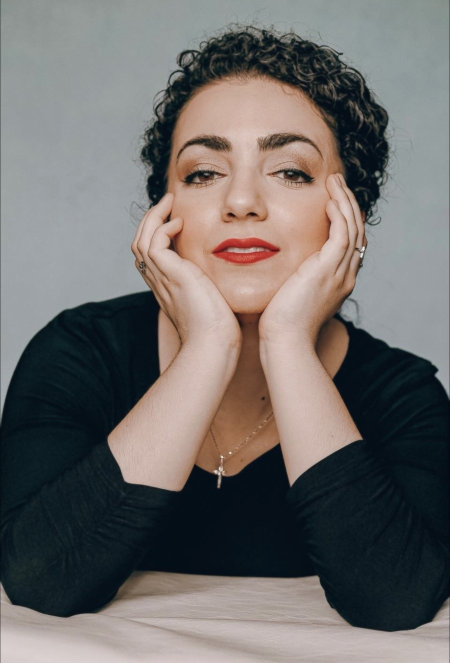
#> input picture assets/img/about.jpg, 900 x 1326 px (shown at 1/2 size)
$ python endorser_portraits.py ../assets/img/about.jpg ../assets/img/conducting.jpg
#> lines starting #> are read from the running program, lines starting #| are printed output that depends on the picture
#!/usr/bin/env python3
"""
Endorser portrait pipeline for Christa's site.

Takes a raw photo, face-detects, crops to a consistent 4:5 head-and-shoulders
frame, and applies the shared gilt-toned monochrome curve so every endorser
portrait reads as one set regardless of source lighting/background.

Usage:
    python tools/endorser_portraits.py <input.jpg> assets/img/endorser-<slug>.jpg

Deps: pip install pillow opencv-python-headless numpy
Output: 400x500 JPEG, quality 85. Display target is ~60px wide in a gilt frame.
Backgrounds differ wildly across sources; the tone curve is what unifies them,
so run EVERY new endorser photo through this before adding it to the site.
"""
import sys, cv2, numpy as np
from PIL import Image, ImageOps

# gilt tritone: shadow -> gilt-deep -> gilt -> parchment  (matches site palette)
STOPS = [(0.0, (21, 16, 12)), (0.28, (74, 54, 26)), (0.55, (154, 120, 54)),
         (0.78, (200, 168, 102)), (1.0, (239, 228, 203))]


def build_lut():
    lut = np.zeros((256, 3), np.uint8)
    for i in range(256):
        t = i / 255
        for j in range(len(STOPS) - 1):
            a, ca = STOPS[j]; b, cb = STOPS[j + 1]
            if a <= t <= b:
                f = (t - a) / (b - a)
                lut[i] = [round(ca[k] + (cb[k] - ca[k]) * f) for k in range(3)]
                break
    return lut


def crop_45(im, box):
    W, H = im.size
    fx, fy, fw, fh = box
    cx, cy = fx + fw / 2, fy + fh / 2
    cw = 2.45 * fw
    ch = cw * 1.25
    if cw > W: cw = W; ch = cw * 1.25
    if ch > H: ch = H; cw = ch * 0.8
    left = max(0, min(cx - cw / 2, W - cw))
    top = max(0, min(cy - 0.95 * fh, H - ch))
    return im.crop((round(left), round(top), round(left + cw), round(top + ch)))


def detect_face(path):
    img = cv2.imread(path)
    g = cv2.cvtColor(img, cv2.COLOR_BGR2GRAY)
    cc = cv2.CascadeClassifier(cv2.data.haarcascades + "haarcascade_frontalface_default.xml")
    faces = sorted(cc.detectMultiScale(g, 1.1, 5, minSize=(60, 60)),
                   key=lambda b: b[2] * b[3], reverse=True)
    if not faces:
        raise SystemExit("No face detected; supply a manual box.")
    return tuple(int(v) for v in faces[0])


def main(src, dst):
    box = detect_face(src)
#> in detect_face, img is the input picture: shape (1326, 900, 3); mean B, G, R 106.3, 108, 111.4
#> in detect_face, `g = cv2.cvtColor(img, cv2.COLOR_BGR2GRAY)`:
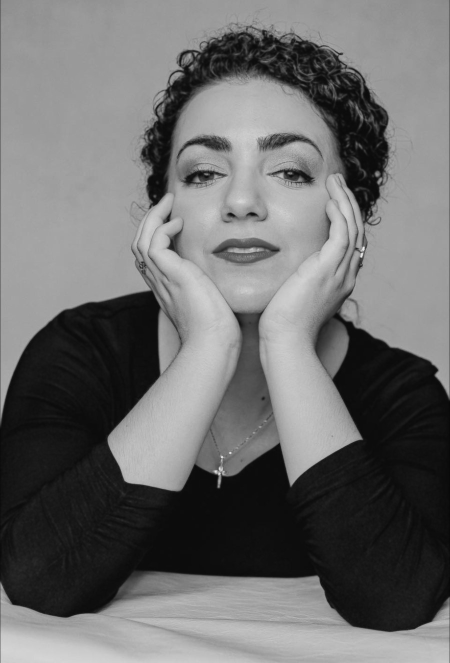
#> g: shape (1326, 900) (shown at 1/2 size); min 7, max 242, mean 108.8
#> in detect_face, `faces = sorted(cc.detectMultiScale(g, 1.1, 5, minSize=(60, 60)), key=l..`: faces = [[261, 149, 483, 483]]
#> box = (261, 149, 483, 483)
    im = Image.open(src).convert("RGB")
    c = crop_45(im, box)
#> in crop_45, `fx, fy, fw, fh = box`: fx = 261; fy = 149; fw = 483
#> in crop_45, `cx, cy = fx + fw / 2, fy + fh / 2`: cx = 502.5; cy = 390.5
#> in crop_45, `cw = 2.45 * fw`: cw = 1183.4
#> in crop_45, `ch = cw * 1.25`: ch = 1479.2
#> in crop_45, `left = max(0, min(cx - cw / 2, W - cw))`: left = 0
#> in crop_45, `return im.crop((round(left), round(top), round(left + cw), round(top +..`:
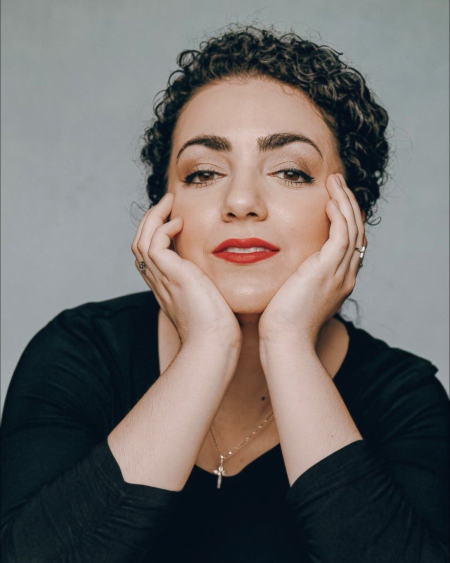
#> returned value: PIL image 900x1125 RGB (shown at 1/2 size); mean R, G, B 109.9, 106.4, 104.5
    g = ImageOps.autocontrast(ImageOps.grayscale(c), cutoff=1)
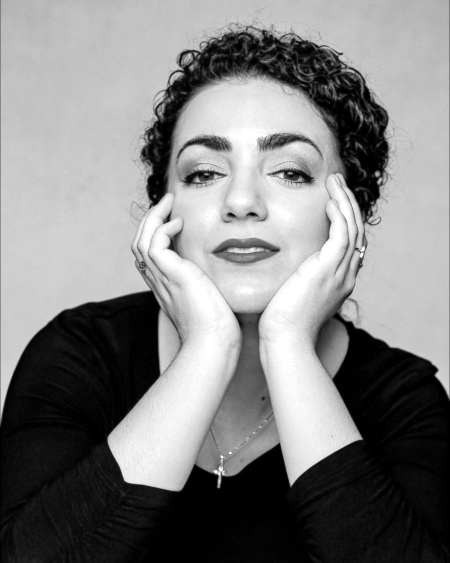
#> g: PIL image 900x1125 L (shown at 1/2 size); min 0, max 255, mean 130
    toned = Image.fromarray(build_lut()[np.asarray(g)], "RGB")
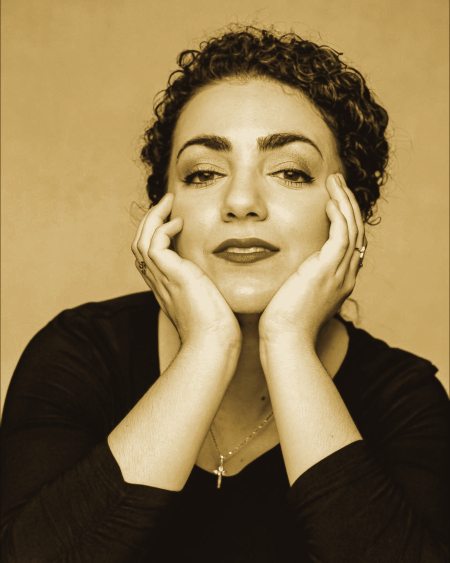
#> toned: PIL image 900x1125 RGB (shown at 1/2 size); mean R, G, B 136.4, 115.6, 75.9
    toned.resize((400, 500), Image.LANCZOS).save(dst, quality=85, optimize=True)
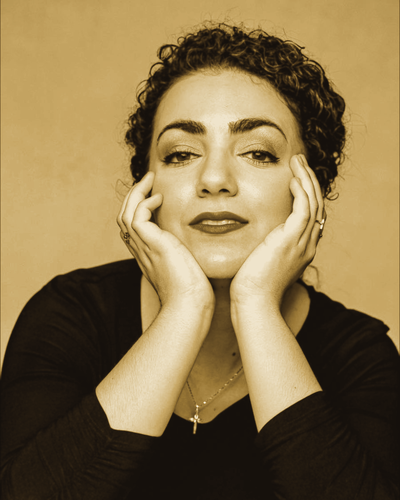
#> saved as conducting.jpg: PIL image 400x500 RGB; mean R, G, B 136.4, 115.6, 75.9
    print("wrote", dst)


if __name__ == "__main__":
    if len(sys.argv) != 3:
        raise SystemExit(__doc__)
    main(sys.argv[1], sys.argv[2])

$ run again, on assets/img/endorser-carter.jpg
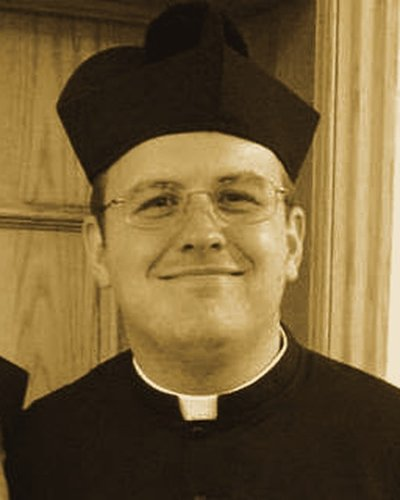
#> input picture assets/img/endorser-carter.jpg, 400 x 500 px
#> in detect_face, img is the input picture: shape (500, 400, 3); mean B, G, R 54.4, 94.2, 116
#> in detect_face, `g = cv2.cvtColor(img, cv2.COLOR_BGR2GRAY)`:
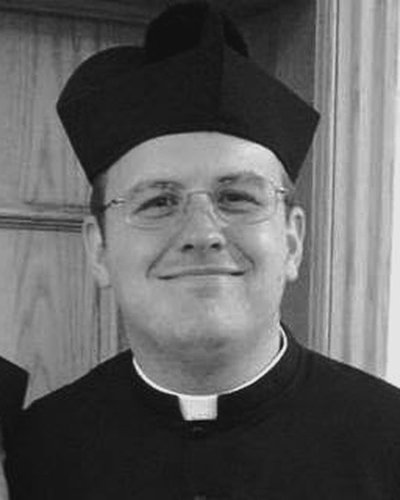
#> g: shape (500, 400); min 6, max 246, mean 96.2
#> faces = [[94, 118, 211, 211]]
#> box = (94, 118, 211, 211)
#> fx = 94; fy = 118; fw = 211
#> cx = 199.5; cy = 223.5
#> in crop_45, `cw = 2.45 * fw`: cw = 517
#> in crop_45, `ch = cw * 1.25`: ch = 646.2
#> left = 0
#> in main, `toned = Image.fromarray(build_lut()[np.asarray(g)], "RGB")`:
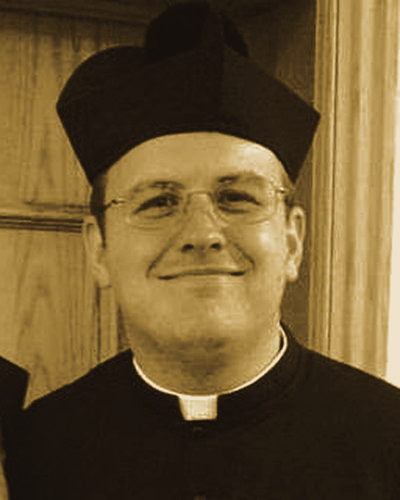
#> toned: PIL image 400x500 RGB; mean R, G, B 107.1, 86.2, 48.5

$ run again, on assets/img/endorser-jonah.jpg
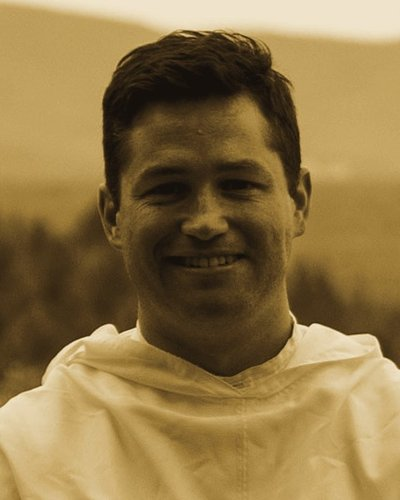
#> input picture assets/img/endorser-jonah.jpg, 400 x 500 px
#> in detect_face, img is the input picture: shape (500, 400, 3); mean B, G, R 71.5, 118.5, 143.4
#> in detect_face, `g = cv2.cvtColor(img, cv2.COLOR_BGR2GRAY)`:
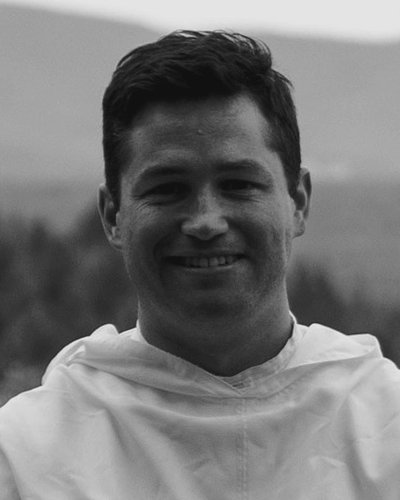
#> g: shape (500, 400); min 12, max 238, mean 120.6
#> faces = [[98, 106, 209, 209]]
#> box = (98, 106, 209, 209)
#> fx = 98; fy = 106; fw = 209
#> cx = 202.5; cy = 210.5
#> in crop_45, `cw = 2.45 * fw`: cw = 512.1
#> in crop_45, `ch = cw * 1.25`: ch = 640.1
#> left = 0
#> in main, `toned = Image.fromarray(build_lut()[np.asarray(g)], "RGB")`:
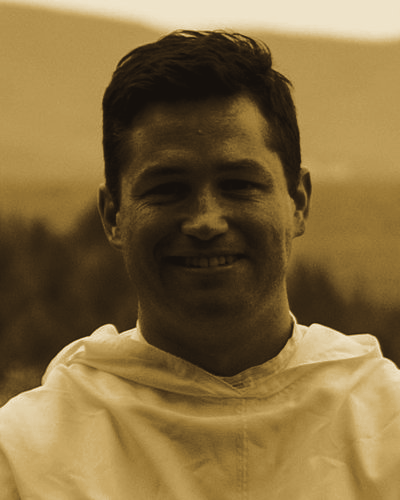
#> toned: PIL image 400x500 RGB; mean R, G, B 131.1, 107.1, 62.9

$ run again, on assets/img/endorser-landry.jpg
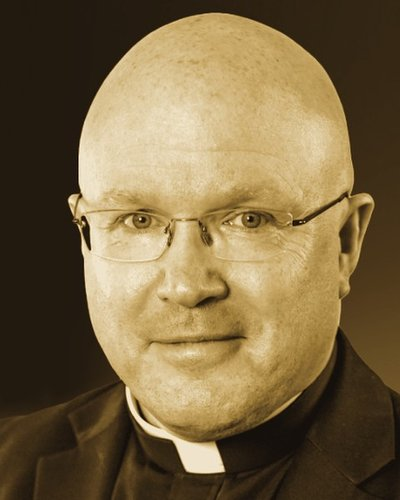
#> input picture assets/img/endorser-landry.jpg, 400 x 500 px
#> in detect_face, img is the input picture: shape (500, 400, 3); mean B, G, R 67.1, 102.2, 121.4
#> in detect_face, `g = cv2.cvtColor(img, cv2.COLOR_BGR2GRAY)`:
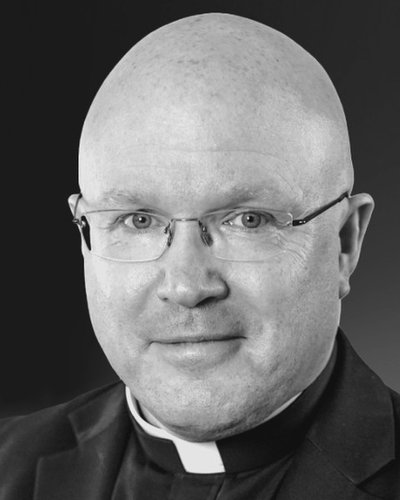
#> g: shape (500, 400); min 3, max 244, mean 103.9
#> faces = [[47, 105, 296, 296]]
#> box = (47, 105, 296, 296)
#> fx = 47; fy = 105; fw = 296
#> cx = 195; cy = 253
#> in crop_45, `cw = 2.45 * fw`: cw = 725.2
#> in crop_45, `ch = cw * 1.25`: ch = 906.5
#> left = 0
#> in main, `toned = Image.fromarray(build_lut()[np.asarray(g)], "RGB")`:
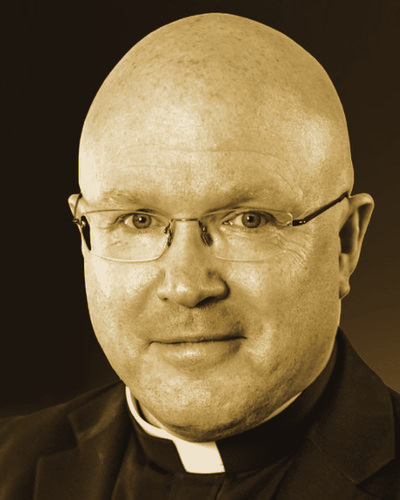
#> toned: PIL image 400x500 RGB; mean R, G, B 112.8, 94.3, 61
